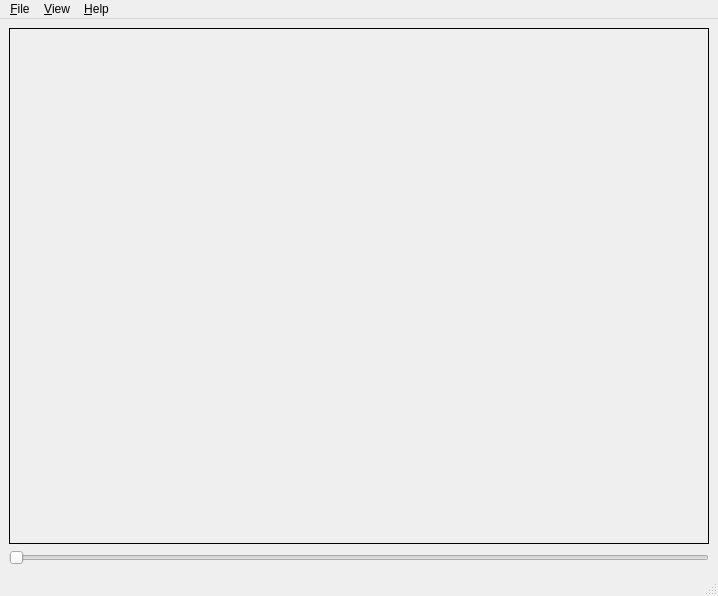
<?xml version="1.0" encoding="UTF-8"?>
<ui version="4.0">
 <class>MainWindow</class>
 <widget class="QMainWindow" name="MainWindow">
  <property name="geometry">
   <rect>
    <x>0</x>
    <y>0</y>
    <width>718</width>
    <height>596</height>
   </rect>
  </property>
  <property name="windowTitle">
   <string>MainWindow</string>
  </property>
  <property name="autoFillBackground">
   <bool>false</bool>
  </property>
  <widget class="QWidget" name="centralwidget">
   <layout class="QVBoxLayout" name="verticalLayout">
    <item>
     <widget class="QFrame" name="m_frame_main">
      <property name="frameShape">
       <enum>QFrame::Box</enum>
      </property>
      <property name="frameShadow">
       <enum>QFrame::Plain</enum>
      </property>
     </widget>
    </item>
    <item>
     <widget class="QSlider" name="m_hslider_age">
      <property name="styleSheet">
       <string notr="true"/>
      </property>
      <property name="orientation">
       <enum>Qt::Horizontal</enum>
      </property>
      <property name="invertedAppearance">
       <bool>false</bool>
      </property>
     </widget>
    </item>
   </layout>
  </widget>
  <widget class="QMenuBar" name="menubar">
   <property name="geometry">
    <rect>
     <x>0</x>
     <y>0</y>
     <width>718</width>
     <height>18</height>
    </rect>
   </property>
   <widget class="QMenu" name="menu_File">
    <property name="title">
     <string>&amp;File</string>
    </property>
    <addaction name="actionOpen"/>
    <addaction name="actionClose"/>
    <addaction name="actionPrint"/>
    <addaction name="actionExit"/>
   </widget>
   <widget class="QMenu" name="menu_Help">
    <property name="title">
     <string>&amp;Help</string>
    </property>
    <addaction name="actionAbout"/>
   </widget>
   <widget class="QMenu" name="menu_View">
    <property name="title">
     <string>&amp;View</string>
    </property>
    <addaction name="actionZoomIn"/>
    <addaction name="actionZoomOut"/>
    <addaction name="actionFitToWindow"/>
    <addaction name="actionNormalSize"/>
    <addaction name="separator"/>
    <addaction name="actionProperties"/>
   </widget>
   <addaction name="menu_File"/>
   <addaction name="menu_View"/>
   <addaction name="menu_Help"/>
  </widget>
  <widget class="QStatusBar" name="statusbar"/>
  <action name="actionOpen">
   <property name="text">
    <string>&amp;Open...</string>
   </property>
   <property name="shortcut">
    <string>Ctrl+O</string>
   </property>
  </action>
  <action name="actionClose">
   <property name="text">
    <string>&amp;Close</string>
   </property>
   <property name="shortcut">
    <string>Ctrl+W</string>
   </property>
  </action>
  <action name="actionPrint">
   <property name="text">
    <string>&amp;Print</string>
   </property>
   <property name="shortcut">
    <string>Ctrl+P</string>
   </property>
  </action>
  <action name="actionExit">
   <property name="text">
    <string>E&amp;xit</string>
   </property>
   <property name="shortcut">
    <string>Alt+F4</string>
   </property>
  </action>
  <action name="actionAbout">
   <property name="text">
    <string>&amp;About</string>
   </property>
  </action>
  <action name="actionZoomIn">
   <property name="text">
    <string>Zoom &amp;In</string>
   </property>
   <property name="shortcut">
    <string>=</string>
   </property>
  </action>
  <action name="actionZoomOut">
   <property name="text">
    <string>Zoom &amp;Out</string>
   </property>
   <property name="shortcut">
    <string>-</string>
   </property>
  </action>
  <action name="actionFitToWindow">
   <property name="text">
    <string>&amp;Fit to Window</string>
   </property>
   <property name="shortcut">
    <string>1, !, Ctrl+1</string>
   </property>
  </action>
  <action name="actionNormalSize">
   <property name="text">
    <string>&amp;Normal Size</string>
   </property>
   <property name="shortcut">
    <string>0</string>
   </property>
  </action>
  <action name="actionProperties">
   <property name="text">
    <string>&amp;Properties...</string>
   </property>
   <property name="shortcut">
    <string>Alt+P</string>
   </property>
  </action>
 </widget>
 <resources/>
 <connections>
 </connections>
</ui>
